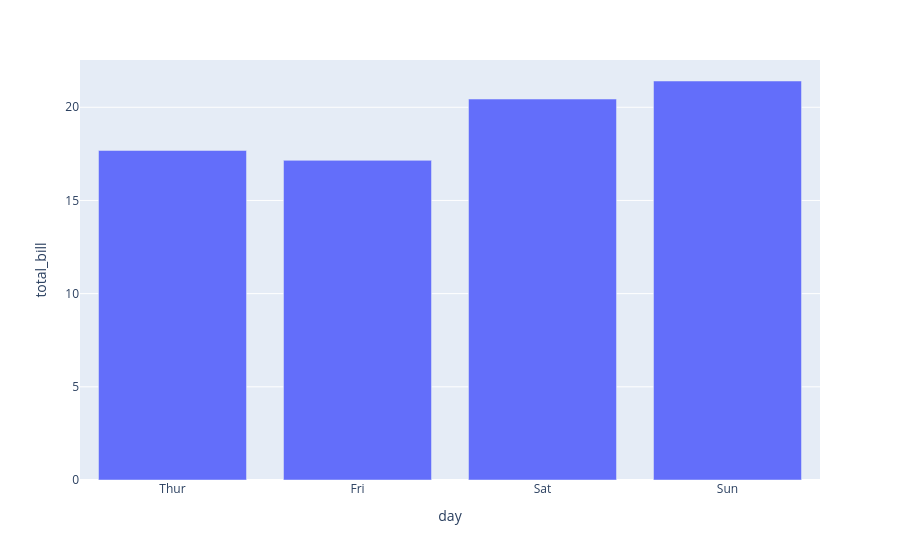

Here is the notebook cell this chart was saved with:
### Code cell
data = tips.groupby('day', as_index=False)['total_bill'].mean()

fig = px.bar(data, x='day', y='total_bill')
fig.show()

### Figure 1 — Plotly figure (JSON) as saved in the notebook; plotly's stock layout.template omitted (floating-point values rounded to 4 significant figures)
{"data": [{"hovertemplate": "day=%{x}<br>total_bill=%{y}<extra></extra>", "legendgroup": "", "marker": {"color": "#636efa", "pattern": {"shape": ""}}, "name": "", "orientation": "v", "showlegend": false, "textposition": "auto", "type": "bar", "x": ["Thur", "Fri", "Sat", "Sun"], "xaxis": "x", "y": [17.68, 17.15, 20.44, 21.41], "yaxis": "y"}], "layout": {"barmode": "relative", "legend": {"tracegroupgap": 0}, "margin": {"t": 60}, "xaxis": {"anchor": "y", "domain": [0, 1], "title": {"text": "day"}}, "yaxis": {"anchor": "x", "domain": [0, 1], "title": {"text": "total_bill"}}}}
